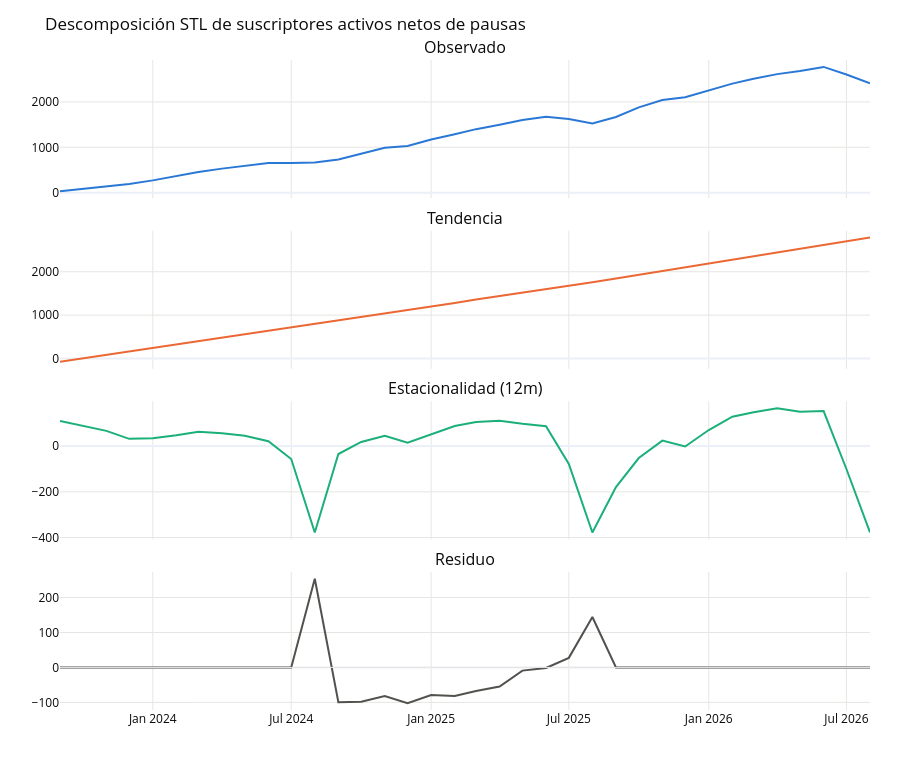

Write notebook code for a chart like this one.
### Markdown cell above
## 2. Descomposición y estacionariedad

Se usan las utilidades compartidas de `analysis/utils_timeseries.py` para no repetir esta
lógica en las páginas 3 y 4.

### Code cell
decomposition = ts.stl_decompose(active, period=SEASON_LENGTH, robust=True)

print(f"Fuerza de la tendencia      F_T = {decomposition.trend_strength:.3f}")
print(f"Fuerza de la estacionalidad F_S = {decomposition.seasonal_strength[SEASON_LENGTH]:.3f}")

components = decomposition.to_frame()
fig = make_subplots(rows=4, cols=1, shared_xaxes=True, vertical_spacing=0.05,
                    subplot_titles=("Observado", "Tendencia", f"Estacionalidad ({SEASON_LENGTH}m)", "Residuo"))
for row, (col, color) in enumerate(
        [("observed", C_BLUE), ("trend", C_ORANGE),
         (f"seasonal_{SEASON_LENGTH}", C_AQUA), ("resid", C_MUTED)], start=1):
    fig.add_trace(go.Scatter(x=components.index, y=components[col].to_numpy(), mode="lines",
                             line=dict(color=color, width=2), showlegend=False), row=row, col=1)
fig.add_hline(y=0, line=dict(color=C_GRID, width=1), row=4, col=1)
layout = {k: v for k, v in PLOT_LAYOUT.items() if k not in ("height", "yaxis", "xaxis", "legend")}
fig.update_layout(**layout, height=760, showlegend=False,
                  title="Descomposición STL de suscriptores activos netos de pausas")
fig.update_xaxes(gridcolor=C_GRID); fig.update_yaxes(gridcolor=C_GRID)
fig.show()
